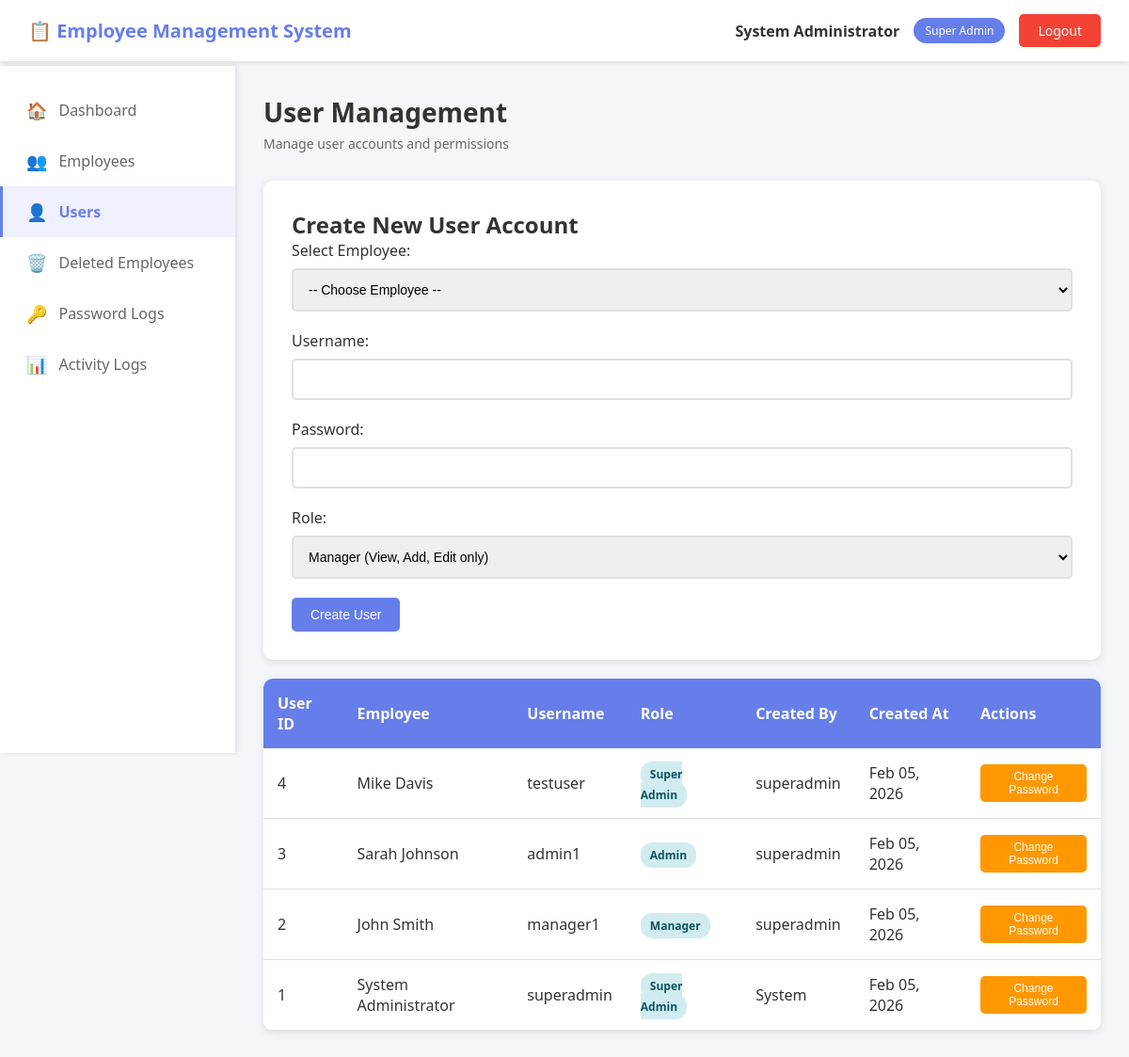
Page /users.php (signed in) on the committed database.
### tables this page shows
CREATE TABLE IF NOT EXISTS User (
    userID INT PRIMARY KEY AUTO_INCREMENT,
    empID INT NOT NULL,
    username VARCHAR(50) NOT NULL UNIQUE,
    passwordHash VARCHAR(255) NOT NULL,
    role ENUM('manager', 'admin', 'super_admin') NOT NULL DEFAULT 'manager',
    is_active TINYINT(1) DEFAULT 1,
    failed_attempts INT DEFAULT 0,
    last_failed_attempt DATETIME NULL,
    lockout_until DATETIME NULL,
    created_at DATETIME DEFAULT CURRENT_TIMESTAMP,
    created_by INT NULL,
    FOREIGN KEY (empID) REFERENCES Employee(empID),
    FOREIGN KEY (created_by) REFERENCES User(userID) ON DELETE SET NULL
);

CREATE TABLE IF NOT EXISTS Employee (
    empID INT PRIMARY KEY AUTO_INCREMENT,
    name VARCHAR(100) NOT NULL,
    position VARCHAR(100) NOT NULL,
    birthdate DATE NOT NULL,
    is_deleted TINYINT(1) DEFAULT 0,
    deleted_at DATETIME NULL,
    deleted_by INT NULL,
    created_at DATETIME DEFAULT CURRENT_TIMESTAMP,
    updated_at DATETIME DEFAULT CURRENT_TIMESTAMP ON UPDATE CURRENT_TIMESTAMP
);

### db_connect.php (called while the page is built, shortened)
<?php
function isLoggedIn() {
    return isset($_SESSION['user_id']);
}
function hasRole($roles) {
    return in_array($_SESSION['role'], $roles);
}
function e($data) {
    return htmlspecialchars($data, ENT_QUOTES, 'UTF-8');
}
?>

### users.php (the view, shortened to what this page needs)
<?php
include 'db_connect.php';
$sql = "SELECT u.*, e.name as emp_name, creator.username as created_by_username
        FROM User u
        JOIN Employee e ON u.empID = e.empID
        LEFT JOIN User creator ON u.created_by = creator.userID
        WHERE u.is_active = 1
        ORDER BY u.userID DESC";
$users = $conn->query($sql)->fetchAll(PDO::FETCH_ASSOC);
?>
<!DOCTYPE html>
<html>
<head>
    <link rel="stylesheet" href="style.css">
</head>
<body>
    <?php include 'includes/header.php'; ?>
    <div class="main-container">
        <?php include 'includes/sidebar.php'; ?>
        <div class="content">
            <div class="page-header">
                <h1>User Management</h1>
                <p>Manage user accounts and permissions</p>
            </div>
            <div class="form-container">
                <h2>Create New User Account</h2>
                <form method="POST" action="">
                    <div class="form-group">
                        <label for="empID">Select Employee:</label>
                        <select id="empID" name="empID" required>
                            <option value="">-- Choose Employee --</option>
                        </select>
                    </div>
                    <div class="form-group">
                        <label for="username">Username:</label>
                        <input type="text" id="username" name="username" required>
                    </div>
                    <div class="form-group">
                        <label for="password">Password:</label>
                        <input type="password" id="password" name="password" required>
                    </div>
                    <div class="form-group">
                        <label for="role">Role:</label>
                        <select id="role" name="role" required>
                            <option value="manager">Manager (View, Add, Edit only)</option>
                        </select>
                    </div>
                    <button type="submit" class="btn btn-primary">Create User</button>
                </form>
            </div>
            <div class="table-container">
                <table>
                    <thead>
                        <tr>
                            <th>User ID</th>
                            <th>Employee</th>
                            <th>Username</th>
                            <th>Role</th>
                            <th>Created By</th>
                            <th>Created At</th>
                            <th>Actions</th>
                        </tr>
                    </thead>
                    <tbody>
                        <?php foreach ($users as $user): ?>
                        <tr>
                            <td><?php echo e($user['userID']); ?></td>
                            <td><?php echo e($user['emp_name']); ?></td>
                            <td><?php echo e($user['username']); ?></td>
                            <td>
                                <span class="badge badge-info">
                                    <?php echo e(ucwords(str_replace('_', ' ', $user['role']))); ?>
                                </span>
                            </td>
                            <td><?php echo $user['created_by_username'] ? e($user['created_by_username']) : 'System'; ?></td>
                            <td><?php echo e(date('M d, Y', strtotime($user['created_at']))); ?></td>
                            <td>
                                <button onclick="showChangePassword(<?php echo $user['userID']; ?>, '<?php echo e($user['username']); ?>')"
                                        class="btn btn-sm btn-warning">
                                    Change Password
                                </button>
                            </td>
                        </tr>
                        <?php endforeach; ?>
                    </tbody>
                </table>
            </div>
        </div>
    </div>
</body>
</html>

### includes/header.php
<header class="header">
    <div class="header-content">
        <div class="logo">
            <h2>📋 Employee Management System</h2>
        </div>
        <div class="user-info">
            <span class="user-name"><?php echo e($_SESSION['emp_name']); ?></span>
            <span class="user-role"><?php echo e(ucwords(str_replace('_', ' ', $_SESSION['role']))); ?></span>
            <a href="?logout=1" class="btn-logout">Logout</a>
        </div>
    </div>
</header>

### includes/sidebar.php
<?php
$current_page = basename($_SERVER['PHP_SELF']);
?>
<aside class="sidebar">
    <nav>
        <a href="dashboard.php" class="nav-link <?php echo $current_page == 'dashboard.php' ? 'active' : ''; ?>">
            <span class="icon">🏠</span> Dashboard
        </a>
        <a href="employees.php" class="nav-link <?php echo $current_page == 'employees.php' ? 'active' : ''; ?>">
            <span class="icon">👥</span> Employees
        </a>
        <?php if (hasRole(['admin', 'super_admin'])): ?>
        <a href="users.php" class="nav-link <?php echo $current_page == 'users.php' ? 'active' : ''; ?>">
            <span class="icon">👤</span> Users
        </a>
        <?php endif; ?>
        <?php if (hasRole(['admin', 'super_admin'])): ?>
        <a href="deleted_employees.php" class="nav-link <?php echo $current_page == 'deleted_employees.php' ? 'active' : ''; ?>">
            <span class="icon">🗑️</span> Deleted Employees
        </a>
        <?php endif; ?>
        <a href="password_logs.php" class="nav-link <?php echo $current_page == 'password_logs.php' ? 'active' : ''; ?>">
            <span class="icon">🔑</span> Password Logs
        </a>
        <?php if (hasRole(['admin', 'super_admin'])): ?>
        <a href="activity_logs.php" class="nav-link <?php echo $current_page == 'activity_logs.php' ? 'active' : ''; ?>">
            <span class="icon">📊</span> Activity Logs
        </a>
        <?php endif; ?>
    </nav>
</aside>

### style.css (style rules this page uses)
* { margin: 0; padding: 0; box-sizing: border-box; }
body { font-family: 'Segoe UI', Tahoma, Geneva, Verdana, sans-serif; background: #f5f6fa; color: #333; }
.header { background: white; box-shadow: 0 2px 5px rgba(0,0,0,0.1); position: fixed; top: 0; left: 0; right: 0; z-index: 1000; }
.header-content { display: flex; justify-content: space-between; align-items: center; padding: 15px 30px; }
.logo h2 { color: #667eea; font-size: 20px; }
.user-info { display: flex; align-items: center; gap: 15px; }
.user-name { font-weight: 600; color: #333; }
.user-role { background: #667eea; color: white; padding: 5px 12px; border-radius: 15px; font-size: 12px; }
.btn-logout { background: #f44336; color: white; padding: 8px 20px; border-radius: 5px; text-decoration: none; font-size: 14px; transition: background 0.3s; }
.main-container { display: flex; margin-top: 70px; min-height: calc(100vh - 70px); }
.sidebar { width: 250px; background: white; box-shadow: 2px 0 5px rgba(0,0,0,0.1); padding: 20px 0; position: fixed; height: calc(100vh - 70px); overflow-y: auto; }
.nav-link { display: flex; align-items: center; padding: 15px 25px; color: #666; text-decoration: none; transition: all 0.3s; border-left: 3px solid transparent; }
.nav-link.active { background: #f0f1ff; color: #667eea; border-left-color: #667eea; font-weight: 600; }
.nav-link .icon { margin-right: 12px; font-size: 18px; }
.content { flex: 1; margin-left: 250px; padding: 30px; }
.page-header { margin-bottom: 30px; }
.page-header h1 { font-size: 28px; color: #333; margin-bottom: 5px; }
.page-header p { color: #666; font-size: 14px; }
.table-container { background: white; border-radius: 10px; box-shadow: 0 2px 10px rgba(0,0,0,0.1); overflow: hidden; }
table { width: 100%; border-collapse: collapse; }
thead { background: #667eea; color: white; }
th { padding: 15px; text-align: left; font-weight: 600; }
td { padding: 15px; border-bottom: 1px solid #e0e0e0; }
.form-container { background: white; padding: 30px; border-radius: 10px; box-shadow: 0 2px 10px rgba(0,0,0,0.1); margin-bottom: 20px; }
.form-group { margin-bottom: 20px; }
label { display: block; margin-bottom: 8px; color: #333; font-weight: 500; }
input[type="text"], input[type="date"], input[type="password"], select { width: 100%; padding: 12px; border: 2px solid #e0e0e0; border-radius: 5px; font-size: 14px; transition: border-color 0.3s; }
.btn { padding: 10px 20px; border: none; border-radius: 5px; cursor: pointer; font-size: 14px; text-decoration: none; display: inline-block; transition: all 0.3s; }
.btn-primary { background: #667eea; color: white; }
.btn-warning { background: #FF9800; color: white; }
.btn-sm { padding: 6px 12px; font-size: 12px; }
.badge { padding: 5px 10px; border-radius: 12px; font-size: 12px; font-weight: 600; }
.badge-info { background: #d1ecf1; color: #0c5460; }

### rows in the picture
user: userID "4", empID.name "Mike Davis", username "testuser", role "Super Admin", created_by.username "superadmin", created_at "Feb 05, 2026"
user: userID "3", empID.name "Sarah Johnson", username "admin1", role "Admin", created_by.username "superadmin", created_at "Feb 05, 2026"
user: userID "2", empID.name "John Smith", username "manager1", role "Manager", created_by.username "superadmin", created_at "Feb 05, 2026"
user: userID "1", empID.name "System Administrator", username "superadmin", role "Super Admin", created_at "Feb 05, 2026"

### other values in the picture
$_SESSION['emp_name'] "System Administrator"
str_replace('_', ' ', $_SESSION['role']) "Super Admin"
